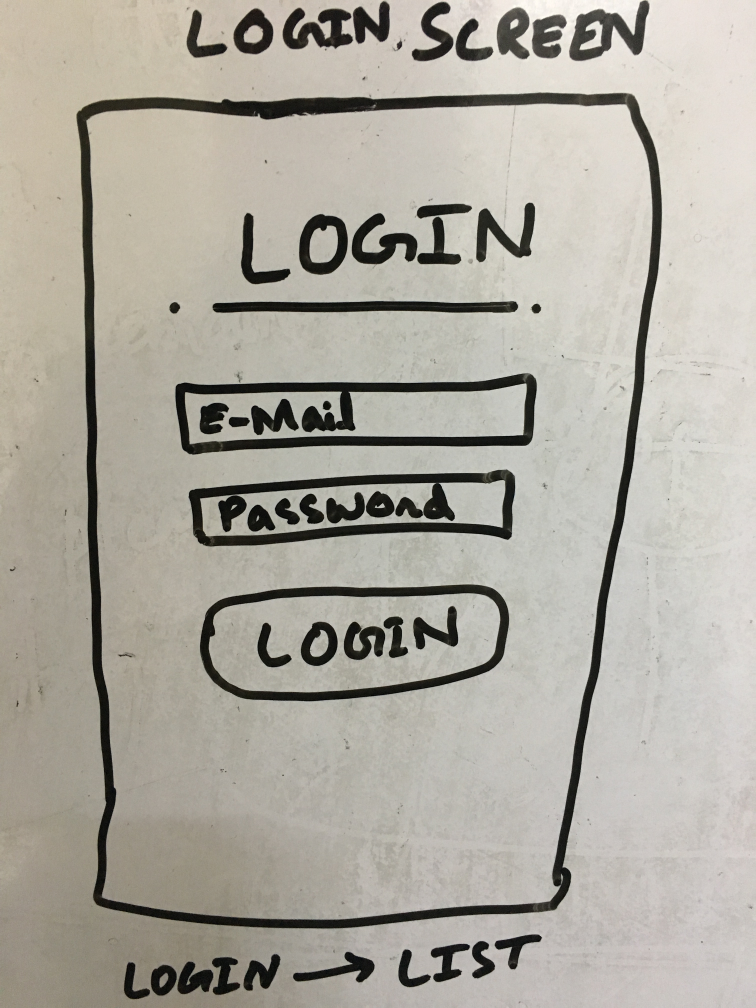
#> input picture test.JPG, 3024 x 4032 px (shown at 1/4 size)
$ python test.py   (Python 2 division)   (older library calls are emulated)
#> lines starting #> are read from the running program, lines starting #| are printed output that depends on the picture; after the words box and inside, x2 and y2 are one past the last pixel; in counts of white or black regions, pixels touching at a corner belong together
import cv2


def threshold(im, method):
    # make it grayscale
    im_gray = cv2.cvtColor(im, cv2.COLOR_RGB2GRAY)

    if method == 'fixed':
        threshed_im = cv2.threshold(im_gray, 128, 255, cv2.THRESH_BINARY)

    elif method == 'mean':
        threshed_im = cv2.adaptiveThreshold(im_gray, 255, cv2.ADAPTIVE_THRESH_MEAN_C, cv2.THRESH_BINARY, 5, 10)

    elif method == 'gaussian':
        threshed_im = cv2.adaptiveThreshold(im_gray, 255, cv2.ADAPTIVE_THRESH_GAUSSIAN_C, cv2.THRESH_BINARY, 5, 7)

    else:
        return None

    return threshed_im


image = cv2.imread('test.JPG')
#> image is the input picture: shape (4032, 3024, 3); mean B, G, R 159.6, 169.4, 173.3

# threshold it
thresh = threshold(image, 'gaussian')
#> in threshold, `threshed_im = cv2.adaptiveThreshold(im_gray, 255, cv2.ADAPTIVE_THRESH_..`:
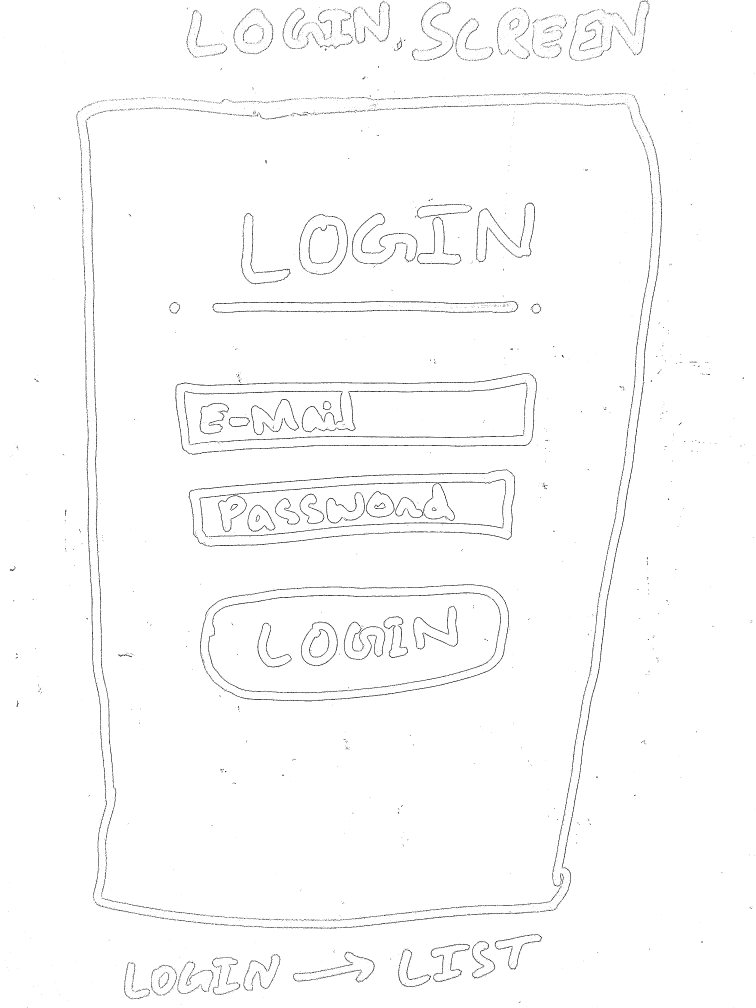
#> threshed_im: shape (4032, 3024) (shown at 1/4 size); 98.7% white; black in thin lines or dots

# find contours
_, cnts, hierarchy = cv2.findContours(thresh.copy(), cv2.RETR_LIST, cv2.CHAIN_APPROX_SIMPLE)
#> cnts = 11045 contours, 9546 with area under 20; largest, box (x1, y1, x2, y2) and area: (0, 0, 3024, 4032) 12185706, (905, 1511, 2147, 1806) 4924, (2446, 1111, 2628, 2299) 4026, (946, 1491, 2120, 1541) 3891, (799, 1926, 1955, 1995) 3886

print len(cnts)
#| 11045

cv2.drawContours(image, cnts, -1, (0, 255, 0), 20)
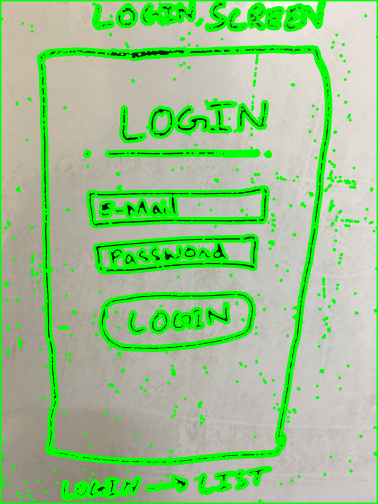
#> image: shape (4032, 3024, 3) (shown at 1/8 size); mean B, G, R 141.1, 195.8, 153
cv2.namedWindow('contours',cv2.WINDOW_NORMAL)
cv2.resizeWindow('contours', 600,600)
cv2.imshow('contours', image)
cv2.waitKey(0)
cv2.destroyAllWindows()

cv2.drawContours(thresh, cnts, -1, (0, 255, 0), 20)
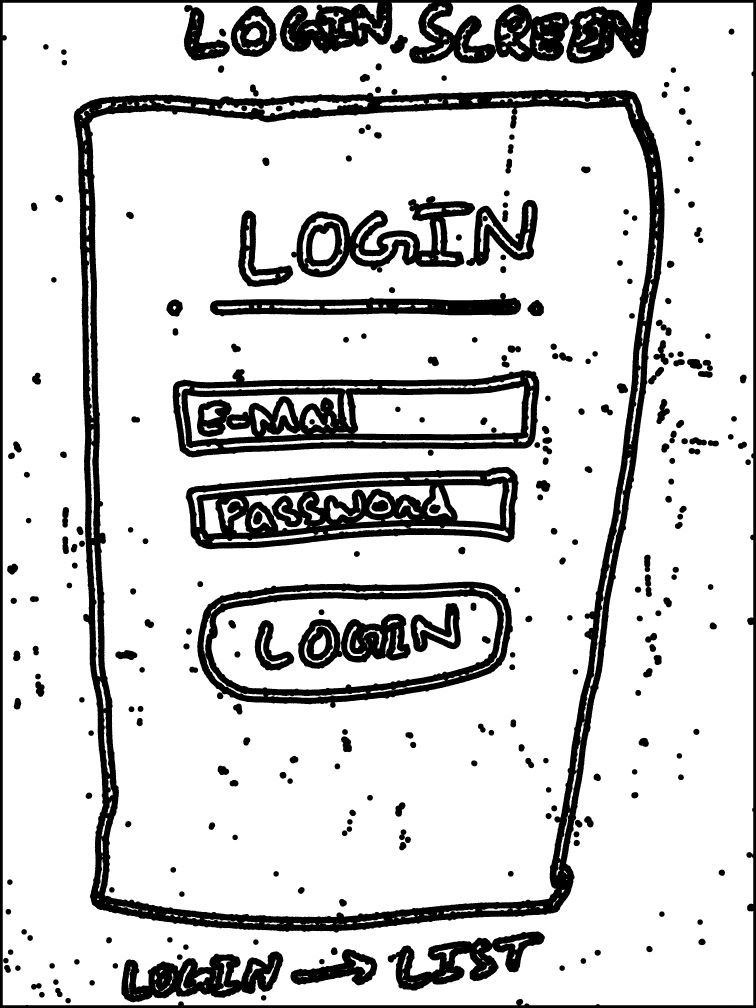
#> thresh: shape (4032, 3024) (shown at 1/4 size); 81.8% white; 294 black regions, largest, box (x1, y1, x2, y2) and area: (295, 357, 2659, 3731) 574740, (0, 0, 3024, 4032) 357834, (690, 1476, 2157, 1830) 222967
cv2.namedWindow('contours',cv2.WINDOW_NORMAL)
cv2.resizeWindow('contours', 600,600)
cv2.imshow('contours', thresh)

cv2.waitKey(0)
cv2.destroyAllWindows()

$ run again, with IMG_0680.JPG copied over test.JPG
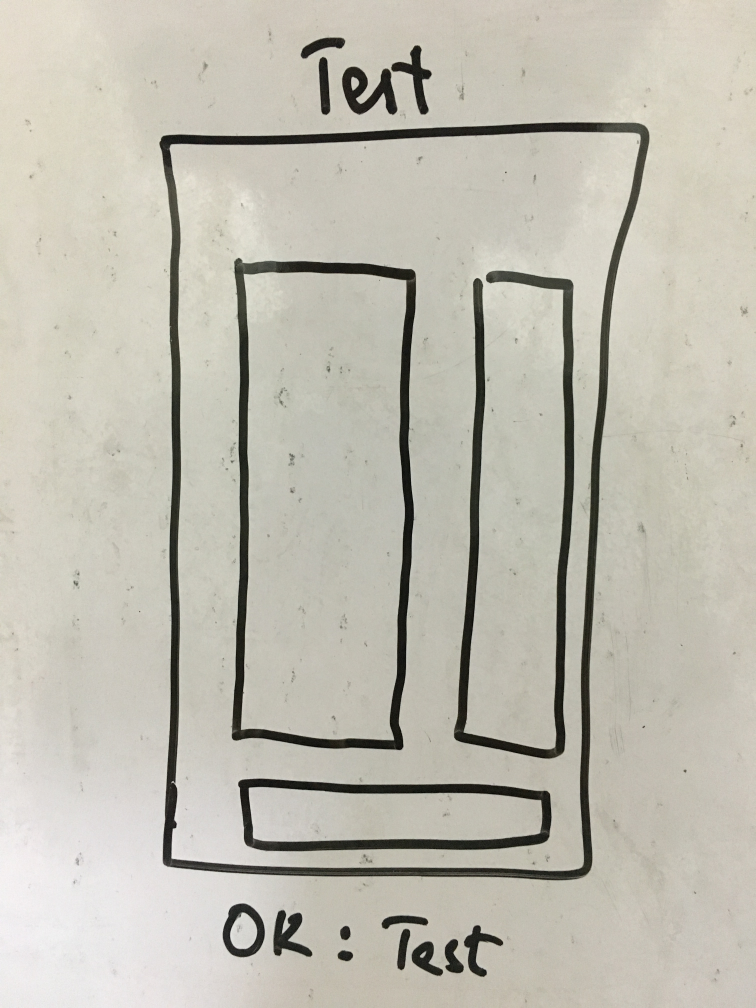
#> input picture IMG_0680.JPG, 3024 x 4032 px (shown at 1/4 size)
#> image is the input picture: shape (4032, 3024, 3); mean B, G, R 177, 188.5, 191.5
#> in threshold, `threshed_im = cv2.adaptiveThreshold(im_gray, 255, cv2.ADAPTIVE_THRESH_..`:
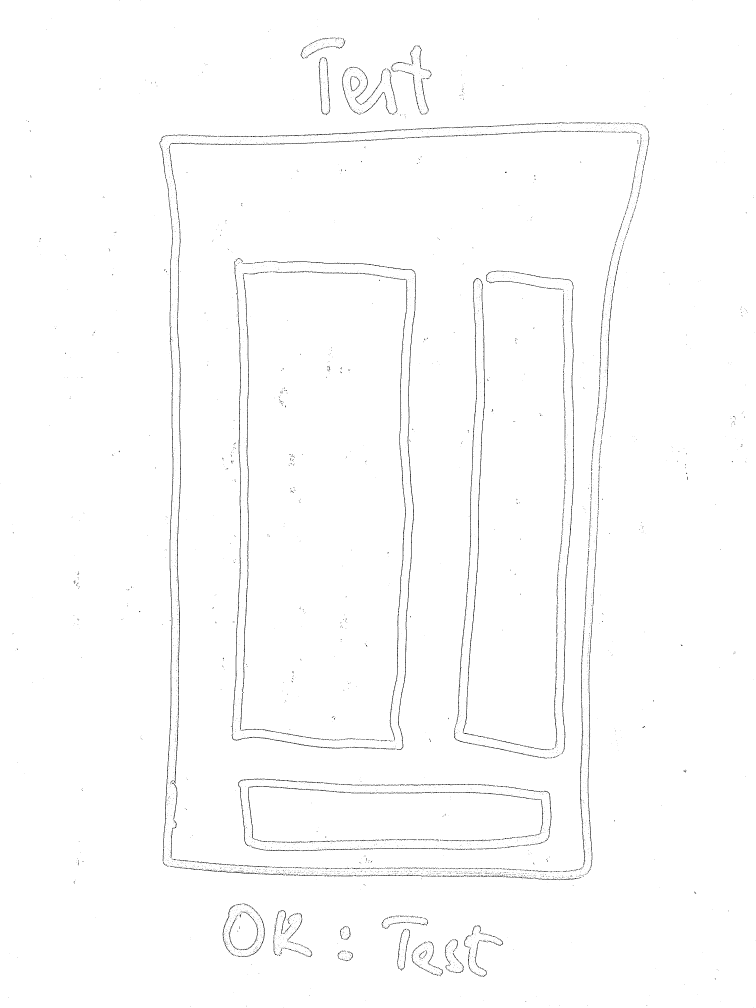
#> threshed_im: shape (4032, 3024) (shown at 1/4 size); 99.1% white; black in thin lines or dots
#> cnts = 7481 contours, 6392 with area under 20; largest, box (x1, y1, x2, y2) and area: (0, 0, 3024, 4032) 12185706, (1586, 1096, 1665, 3001) 6148, (2248, 1127, 2297, 3005) 5870, (1558, 1117, 1630, 2962) 5820, (666, 1308, 696, 3133) 5696
#| 7481
#> `cv2.drawContours(thresh, cnts, -1, (0, 255, 0), 20)`:
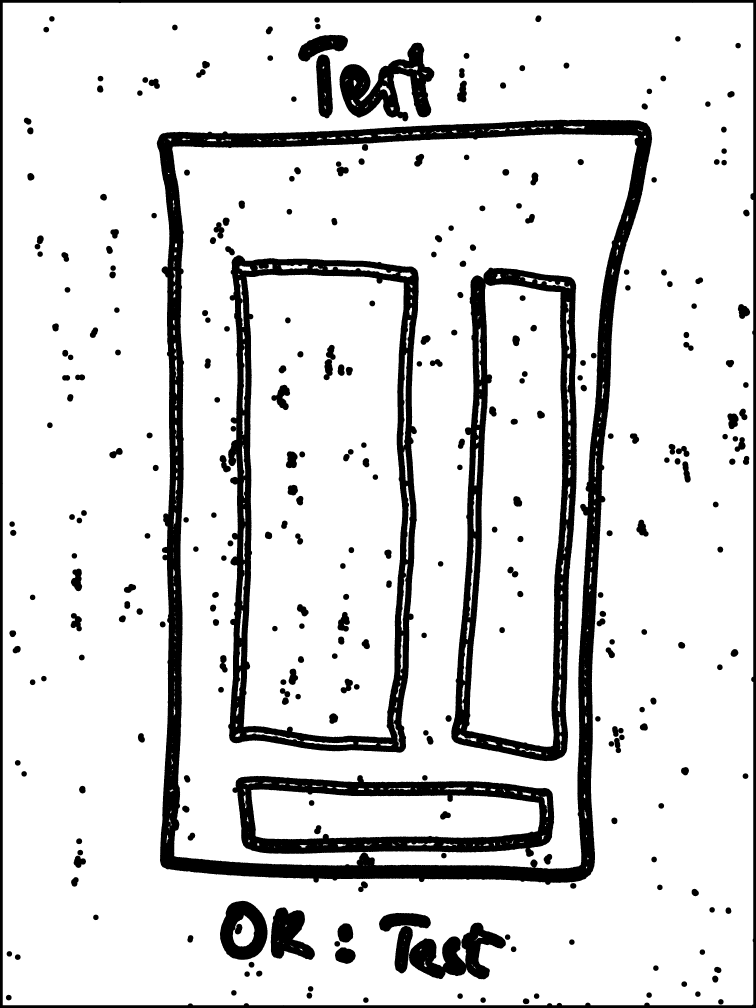
#> thresh: shape (4032, 3024) (shown at 1/4 size); 85.7% white; 315 black regions, largest, box (x1, y1, x2, y2) and area: (627, 479, 2609, 3540) 521556, (912, 1021, 1675, 3011) 272072, (1805, 1070, 2307, 3045) 236049

$ run again, with IMG_6930.JPG copied over test.JPG
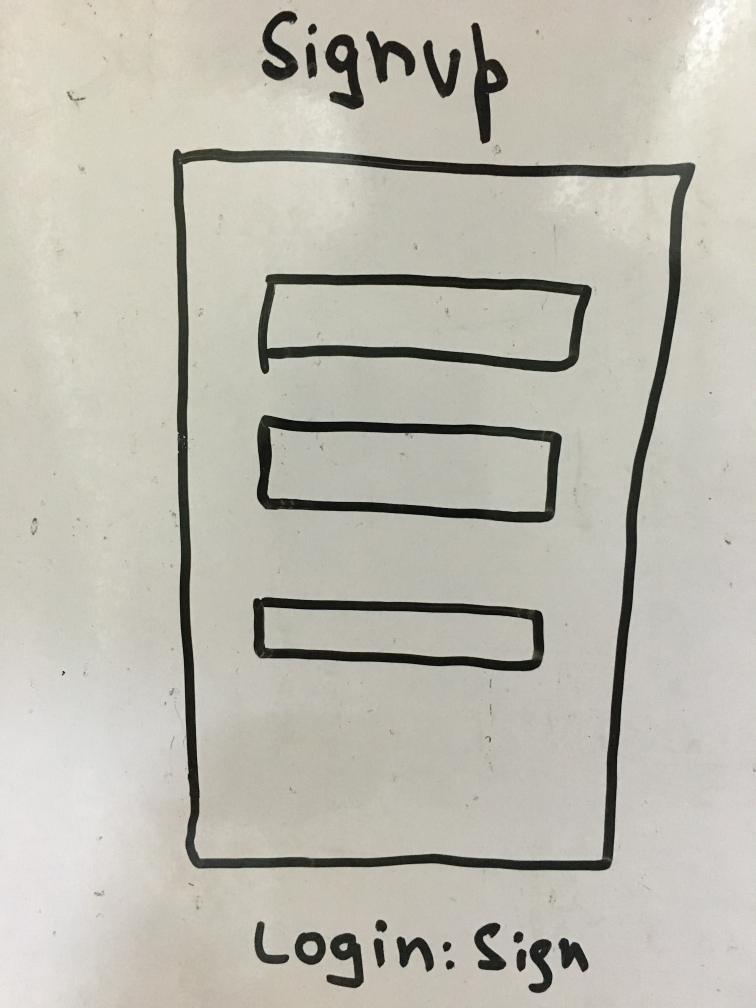
#> input picture IMG_6930.JPG, 3024 x 4032 px (shown at 1/4 size)
#> image is the input picture: shape (4032, 3024, 3); mean B, G, R 175.9, 186.1, 188.8
#> in threshold, `threshed_im = cv2.adaptiveThreshold(im_gray, 255, cv2.ADAPTIVE_THRESH_..`:
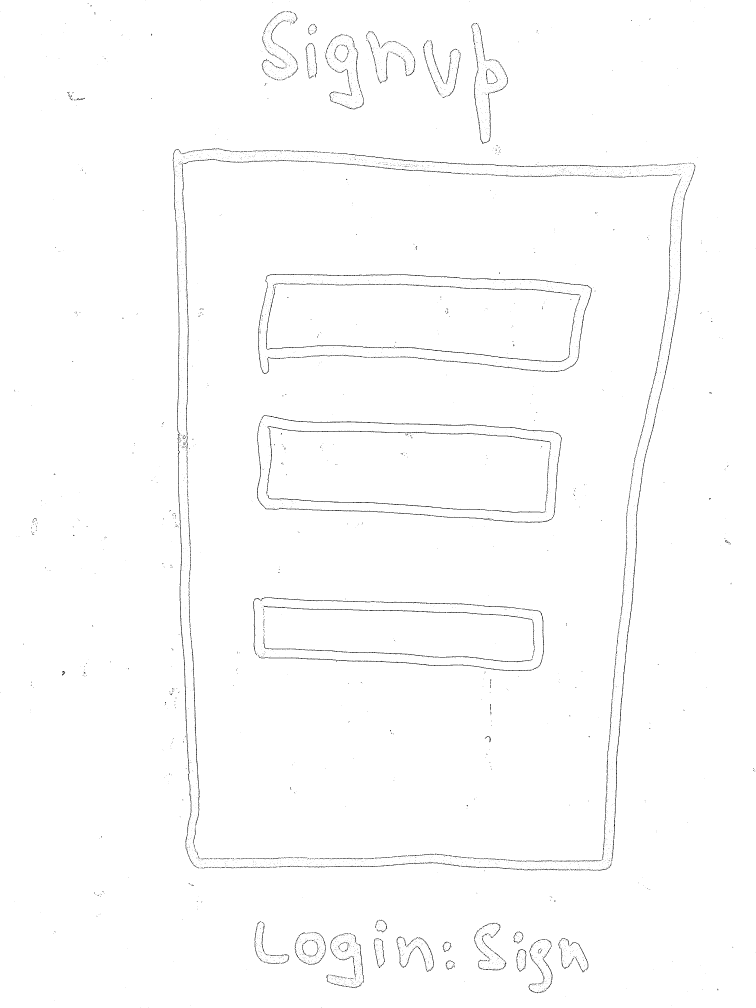
#> threshed_im: shape (4032, 3024) (shown at 1/4 size); 99.1% white; black in thin lines or dots
#> cnts = 6909 contours, 5868 with area under 20; largest, box (x1, y1, x2, y2) and area: (0, 0, 3024, 4032) 12185704, (710, 1809, 760, 3133) 4206, (1062, 1095, 2356, 1149) 4192, (1046, 1660, 2225, 1734) 3878, (1071, 1981, 2182, 2052) 3588
#| 6909
#> `cv2.drawContours(thresh, cnts, -1, (0, 255, 0), 20)`:
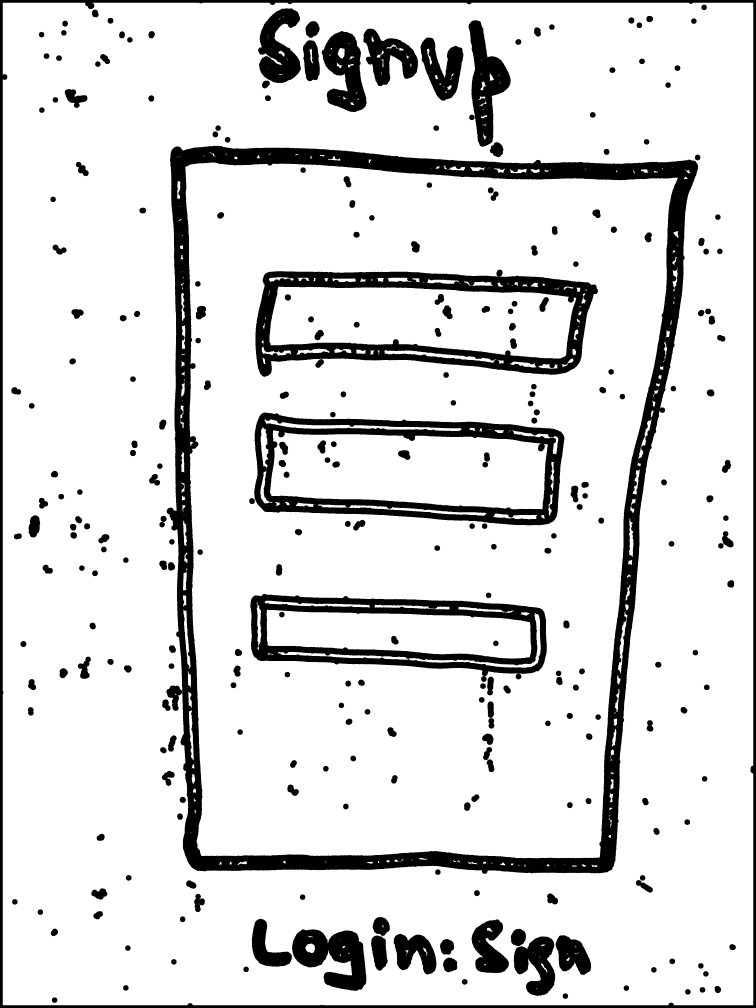
#> thresh: shape (4032, 3024) (shown at 1/4 size); 86.4% white; 291 black regions, largest, box (x1, y1, x2, y2) and area: (665, 583, 2792, 3496) 548851, (1022, 1078, 2392, 1507) 175073, (0, 0, 3024, 4032) 156826
